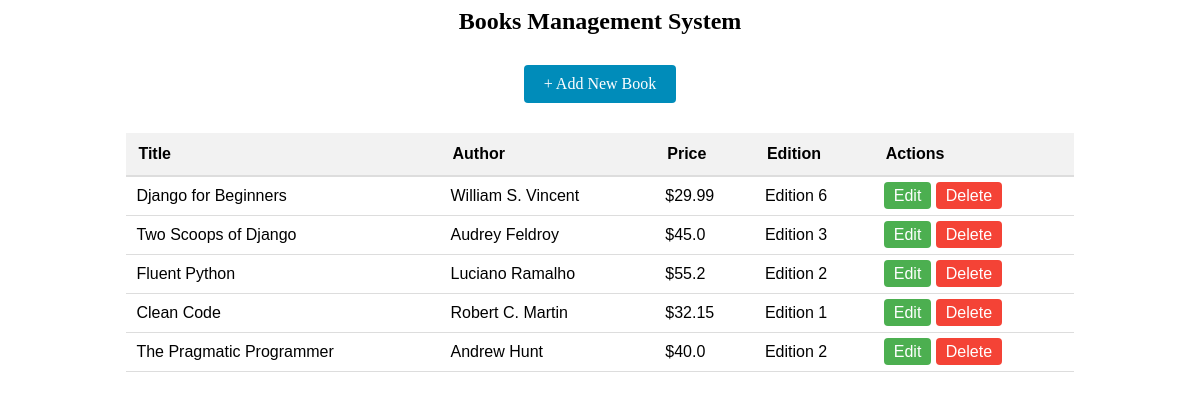
/books/list_books/ (signed in), run on the app's committed database.
### apps/bookmodule/models.py (models this page shows)
class Book1(models.Model):
    title = models.CharField(max_length=50)
    author = models.CharField(max_length=50)
    price = models.FloatField(default=0.0)
    edition = models.SmallIntegerField(default=1)

### apps/bookmodule/views.py (the view)
# urls.py: path('list_books/', views.list_books, name= "books.list_books"),
@login_required(login_url='login')
def list_books(request):
    all_books = Book1.objects.all()
    return render(request, 'bookmodule/listbooks.html', {'books': all_books})

### apps/templates/bookmodule/listbooks.html (shortened to what this page needs)
<div style="text-align: center;">
    <h2>Books Management System</h2>
    <a href="{% url 'add_book' %}" class="btn btn-add">+ Add New Book</a>
</div>
<table>
    <thead>
        <tr>
            <th>Title</th>
            <th>Author</th>
            <th>Price</th>
            <th>Edition</th>
            <th>Actions</th>
        </tr>
    </thead>
    <tbody>
        {% for book in books %}
        <tr>
            <td>{{ book.title }}</td>
            <td>{{ book.author }}</td>
            <td>${{ book.price }}</td>
            <td>Edition {{ book.edition }}</td>
            <td>
                <a href="{% url 'edit_book' book.id %}" class="btn btn-edit">Edit</a>
                <a href="{% url 'delete_book' book.id %}" class="btn btn-delete" onclick="return confirm('Are you sure?')">Delete</a>
            </td>
        </tr>
        {% endfor %}
    </tbody>
</table>

### apps/templates/bookmodule/listbooks.html (style rules this page uses)
table { width: 80%; border-collapse: collapse; margin: 20px auto; font-family: Arial, sans-serif; }
th { background-color: #f2f2f2; padding: 12px; text-align: left; border-bottom: 2px solid #ddd; }
td { padding: 10px; border-bottom: 1px solid #ddd; }
.btn { padding: 5px 10px; text-decoration: none; border-radius: 4px; color: white; }
.btn-edit { background-color: #4CAF50; }
.btn-delete { background-color: #f44336; }
.btn-add { background-color: #008CBA; padding: 10px 20px; display: inline-block; margin: 10px; }

### data on the page
Book1: title "Django for Beginners", author "William S. Vincent", price "29.99", edition "6"
Book1: title "Two Scoops of Django", author "Audrey Feldroy", price "45.0", edition "3"
Book1: title "Fluent Python", author "Luciano Ramalho", price "55.2", edition "2"
Book1: title "Clean Code", author "Robert C. Martin", price "32.15", edition "1"
Book1: title "The Pragmatic Programmer", author "Andrew Hunt", price "40.0", edition "2"
